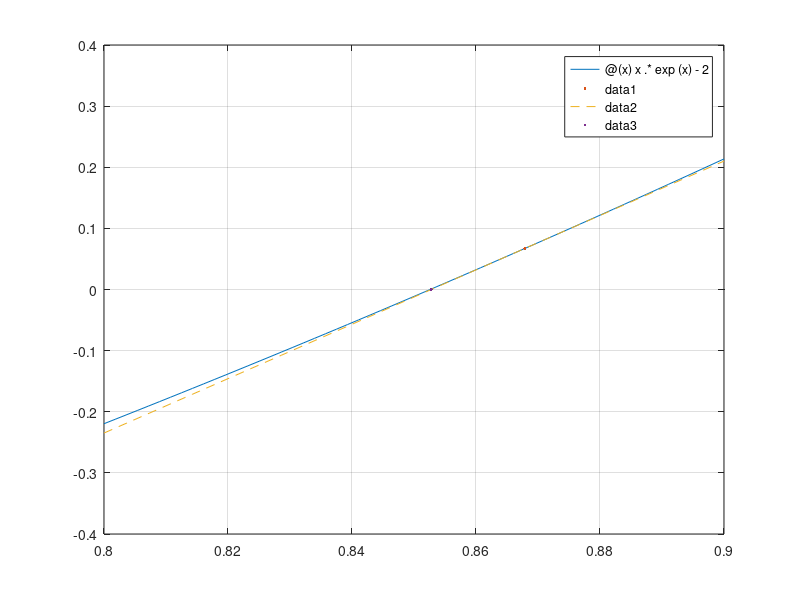

This figure's MATLAB source:
%%
% Suppose we want to find a root of the function 
f = @(x) x.*exp(x) - 2;
fplot(f,[0 1.5])
grid on

%%
% From the graph, it's clear that there is a root near $x=1$. So we call
% that our initial guess, $x_0$.
x1 = 1;
f1 = f(x1)
hold on, plot(x1,f1,'.')

%%
% Next, we can compute the tangent line at the point
% $\bigl(x_0,f(x_0)\bigr)$, using the derivative.
dfdx = @(x) exp(x).*(x+1);
slope1 = dfdx(x1);
tangent1 = @(x) f1 + slope1*(x-x1);
fplot(tangent1,[0 1.5],'--')

%%
% In lieu of finding the root of $f$ itself, we settle for finding the root
% of the tangent line approximation, which is trivial. Call this $x_1$, our
% next approximation to the root.
x2 = x1 - f1/slope1
plot(x2,0,'.')
f2 = f(x2)

%%
% The residual (value of $f$) is smaller than before, but not zero. So we repeat the
% process with a new tangent line based on the latest point on the curve.
cla, fplot(f,[0.8 0.9])
plot(x2,f2,'.')
%xlim([.8 1.1])    % zoom in
slope2 = dfdx(x2);
tangent2 = @(x) f2 + slope2*(x-x2);
fplot(tangent2,[0.8 0.9],'--')
x3 = x2 - f2/slope2;
plot(x3,0,'.')
f3 = f(x3)

%%
% We appear to be getting closer to a root each time. 